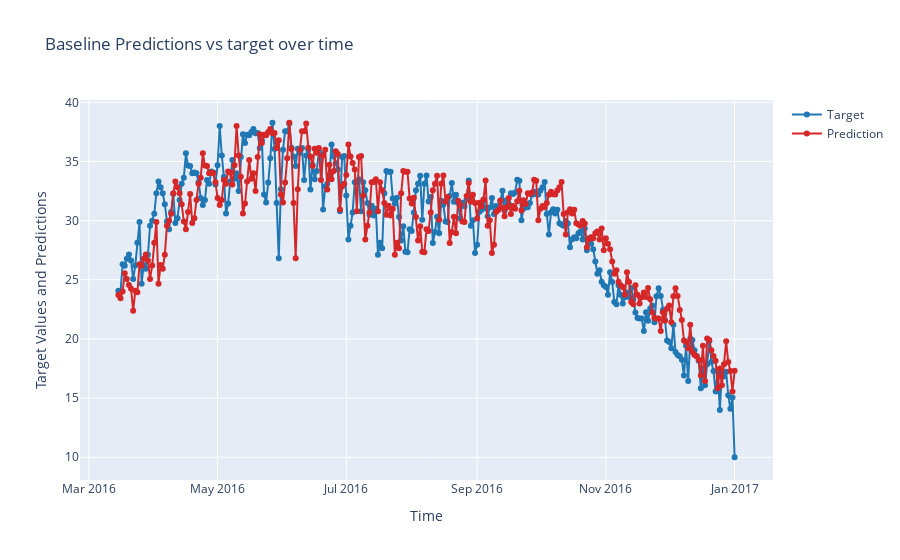

Notebook cell for this chart:
### Code cell
fig = graph_prediction_vs_actual_over_time(baseline, X_test, y_test, X_train, y_train, dates=X_test['date'])
fig.update_layout(title="Baseline Predictions vs target over time")
fig

### Figure 1 — Plotly figure (JSON) as saved in the notebook; plotly's stock layout.template omitted (floating-point values rounded to 4 significant figures; data arrays with more than 128 entries replaced by an {"elided": "..."} marker saying what was removed)
{"data": [{"line": {"color": "#1f77b4"}, "mode": "lines+markers", "name": "Target", "type": "scatter", "x": {"elided": "293 str values"}, "y": {"elided": "293 float values"}}, {"line": {"color": "#d62728"}, "mode": "lines+markers", "name": "Prediction", "type": "scatter", "x": {"elided": "293 str values"}, "y": {"elided": "293 float values"}}], "layout": {"title": {"text": "Baseline Predictions vs target over time"}, "xaxis": {"title": {"text": "Time"}}, "yaxis": {"title": {"text": "Target Values and Predictions"}}}}
